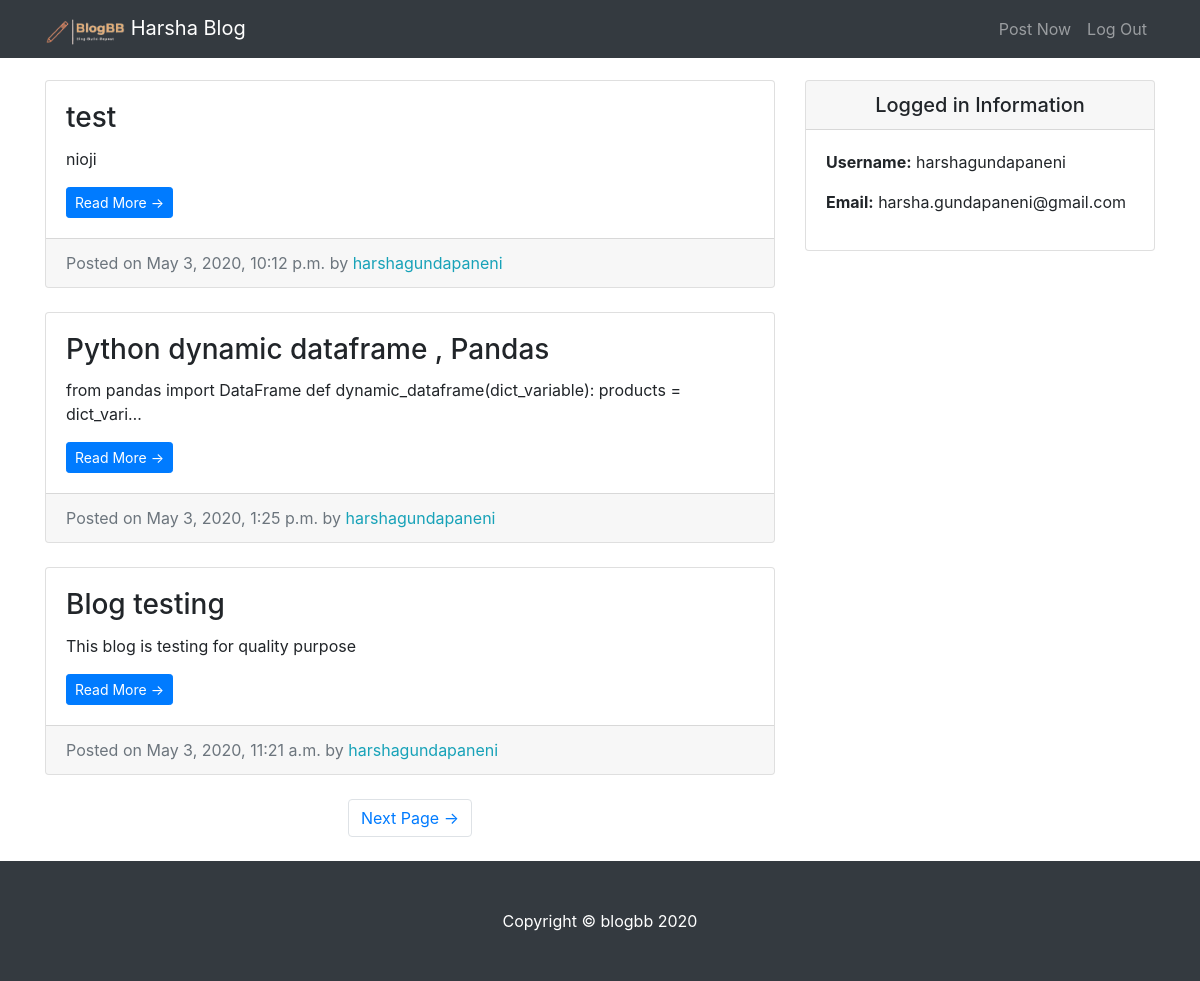
The app's page / (signed in) with its own data.
### entries/models.py (models this page shows, shortened)
class Entry(models.Model):
    entry_title=models.CharField(max_length=50)
    entry_text=models.TextField()
    entry_date=models.DateTimeField(auto_now_add=True)
    entry_author=models.ForeignKey(User,on_delete=models.CASCADE)
    class Meta:
        verbose_name_plural = "entries"

### entries/views.py (the view)
# urls.py: path('', HomeView.as_view(), name='blog-name'),
class HomeView(LoginRequiredMixin,ListView):
    model=Entry
    template_name = 'entries/index.html'
    context_object_name = "blog_entries"
    ordering=['-entry_date']
    paginate_by = 3

### entries/templates/entries/index.html (shortened to what this page needs)
{% extends "entries/base.html" %}
{% block content %}
{% load static %}
    <div class="col-md-8">
        {% for entry in blog_entries %}
        <div class="card mb-4 mt-4">
          <div class="card-body">
            <h3 class="card-title">{{entry.entry_title}}</h3>
            <p class="card-text">{{entry.entry_text|truncatechars:100}}</p>
            <a href="{% url 'entry-detail' entry.pk %}" class="btn btn-primary btn-sm">Read More &rarr;</a>
          </div>
          <div class="card-footer text-muted">
            Posted on {{entry.entry_date}} by
            <span class= "text-info mr-2">{{entry.entry_author}}</span>
          </div>
        </div>
        {% endfor %}
        {% if is_paginated %}
        <ul class="pagination justify-content-center mb-4">
            {% if page_obj.has_next %}
          <li class="page-item">
            <a class="page-link" href="?page={{page_obj.next_page_number}}">Next Page &rarr;</a>
          </li>
            {% endif %}
        </ul>
            {% endif %}
      </div>
{% endblock %}

### entries/templates/entries/base.html (shortened to what this page needs)
{% load static %}
<!DOCTYPE html>
<html lang="en">
<head>
  <link href="{% static 'entries/vendor/bootstrap/css/bootstrap.min.css' %}" rel="stylesheet">
  <link href="{% static 'entries/css/blog-home.css'%}" rel="stylesheet">
</head>
<body>
  <nav class="navbar navbar-expand-lg navbar-dark bg-dark fixed-top">
    <div class="container">
      <a class="navbar-brand" href="{% url 'blog-name' %}">  <img src="{% static 'images/13.png' %}" width="80" height="30" >   {{user.first_name}} Blog</a>
      <div class="collapse navbar-collapse" id="navbarResponsive">
        <ul class="navbar-nav ml-auto">
          <li class="nav-item">
            <a class="nav-link" href="{% url 'create_entry' %}">Post Now</a>
          </li>
          <li class="nav-item">
            <a class="nav-link" href="{% url 'logout' %}">Log Out</a>
          </li>
        </ul>
      </div>
    </div>
  </nav>
  <div class="container">
    <div class="row">
      {% block content %} {% endblock %}
    <div class="col-md-4">
      <div class="card my-4">
          <h5 class="card-header text-center">Logged in Information</h5>
          <div class="card-body">
            <ul class="list-unstyled mb-0">
                <li>
                    <p> <strong>Username:</strong> {{user.username}} </p>
                </li>
                <li>
                    <p> <strong>Email:</strong> {{user.email}}</p>
                </li>
            </ul>
          </div>
        </div>
      </div>
    </div>
  </div>
  <footer class="py-5 bg-dark">
    <div class="container">
      <p class="m-0 text-center text-white">Copyright &copy; blogbb 2020</p>
    </div>
  </footer>
</body>
</html>

### entries/static/entries/css/blog-home.css (style rules this page uses)
body { padding-top: 56px; }

### records on screen
Entry: entry_title "test", entry_text "nioji", entry_date "May 3, 2020, 10:12 p.m.", entry_author "harshagundapaneni"
Entry: entry_title "Python dynamic dataframe , Pandas", entry_text "from pandas import DataFrame def dynamic_dataframe(dict_variable): products = dict_vari…", entry_date "May 3, 2020, 1:25 p.m.", entry_author "harshagundapaneni"
Entry: entry_title "Blog testing", entry_text "This blog is testing for quality purpose", entry_date "May 3, 2020, 11:21 a.m.", entry_author "harshagundapaneni"

### other values on screen
{{ user.first_name }} "Harsha"
{{ user.username }} "harshagundapaneni"
{{ user.email }} "harsha.gundapaneni@gmail.com"
